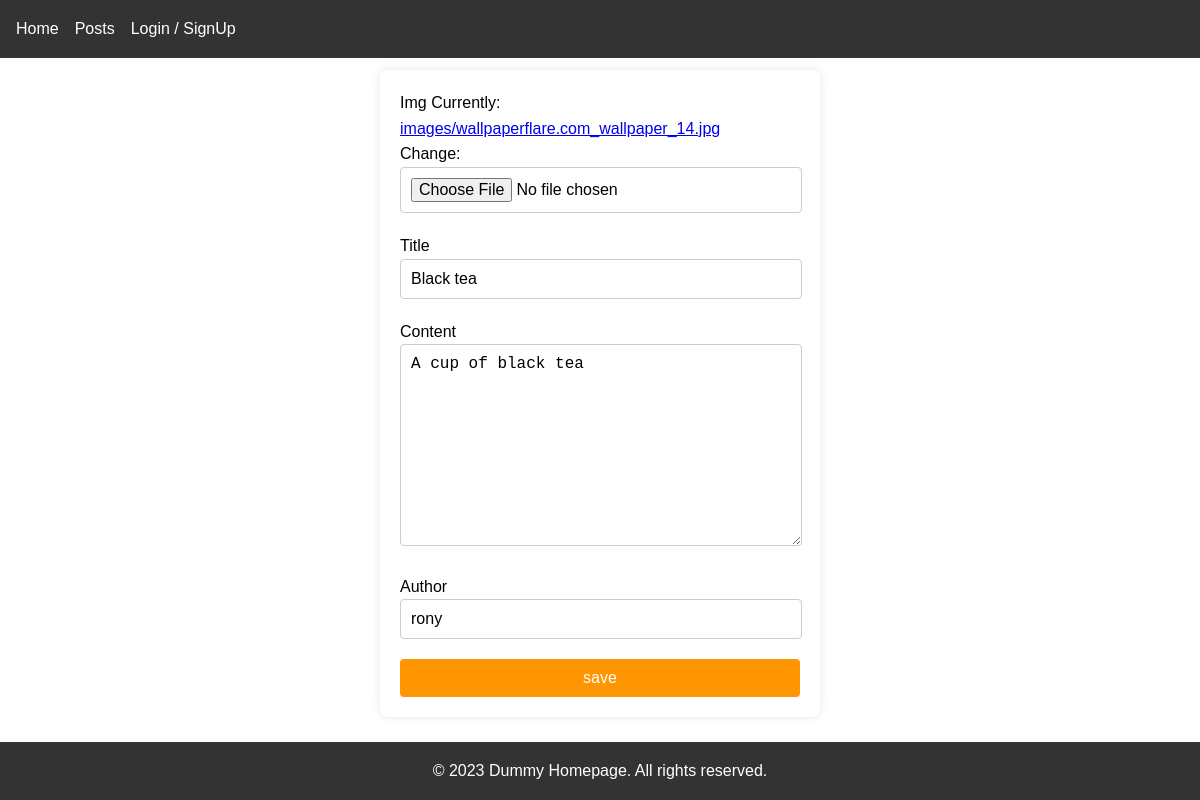
The page /crud/edit/21/ on the database its author committed.
### crud/models.py (models this page shows)
class BlogPost(models.Model):
    img=models.ImageField(upload_to='images/')
    title=models.CharField(max_length=200)
    content=models.TextField()
    author=models.CharField(max_length=50)
    class Meta:
        db_table = 'post_table'
        managed = True
        verbose_name = 'Posts_table'
        verbose_name_plural = 'Posts_table'

### crud/views.py (the view, shortened to what this page needs)
# urls.py: path('edit/<int:id>/',views.edit,name='edit_post'),
def edit(request,id):
    post=get_object_or_404(BlogPost,id=id)
    return render(request,'edit.html',{'form':CreatePost(instance=post),'id':id})

### crud/forms.py
class CreatePost(ModelForm):
    class Meta:
        model=BlogPost
        fields=['img','title','content','author']

### templates/edit.html (shortened to what this page needs)
{% extends "base.html" %}
{% load static %}
{% block style %}
<link rel="stylesheet" href='{% static "css/home.css" %}'>
<link rel="stylesheet" href='{% static "css/create.css" %}'>
{% endblock style %}
{% block content %}
<form action="" method="post" enctype="multipart/form-data">
  {% for frm in form %}
  {{frm.label}} {{frm}} <br>
  {% endfor %}
<input type="submit" value="save" style="background-color: rgb(255, 149, 0);">
</form>
{% endblock content %}

### static/css/home.css (style rules this page uses)
body, h1, h2, h3, p, ul { margin: 0; padding: 0; }
body { font-family: Arial, sans-serif; line-height: 1.6; min-height: 100vh; display: flex; flex-direction: column; }

### static/css/create.css (style rules this page uses)
form { background-color: #ffffff; padding: 20px; border-radius: 8px; box-shadow: 0 0 10px rgba(0, 0, 0, 0.1); width: 100%; max-width: 400px; margin: auto; }
form input[type="text"], form input[type="file"], form textarea { width: calc(100% - 20px); padding: 10px; margin-bottom: 20px; border: 1px solid #cccccc; border-radius: 4px; font-size: 16px; }
form textarea { resize: vertical; }
form input[type="submit"] { width: 100%; padding: 10px; background-color: #007bff; border: none; border-radius: 4px; color: white; font-size: 16px; cursor: pointer; transition: background-color 0.3s; }

### rows shown on the page
BlogPost: form "Black tea" "A cup of black tea" "rony"

### other values the page prints
{{ frm.label }} "Img" "Title" "Content" "Author"
